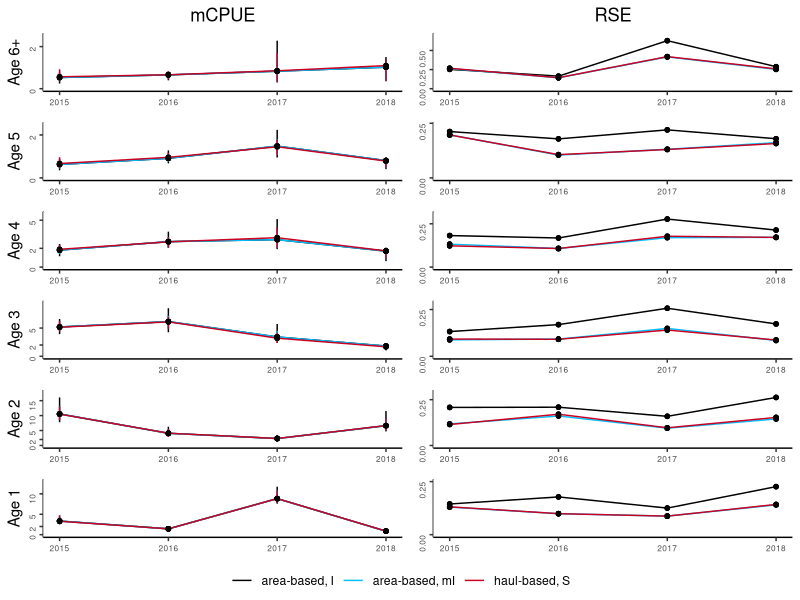
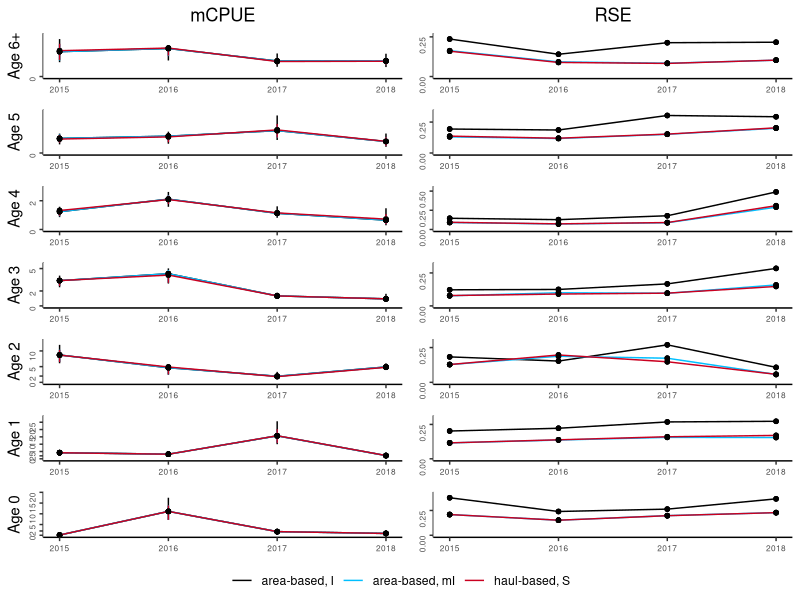
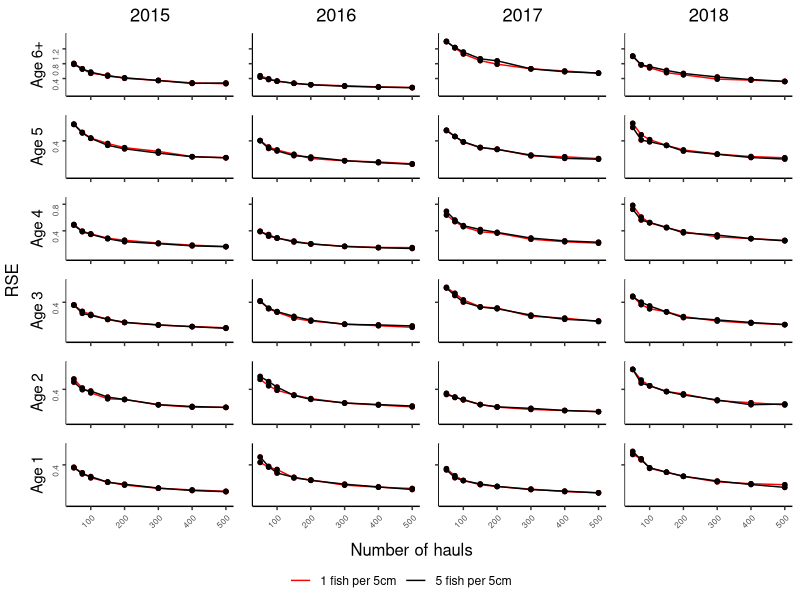
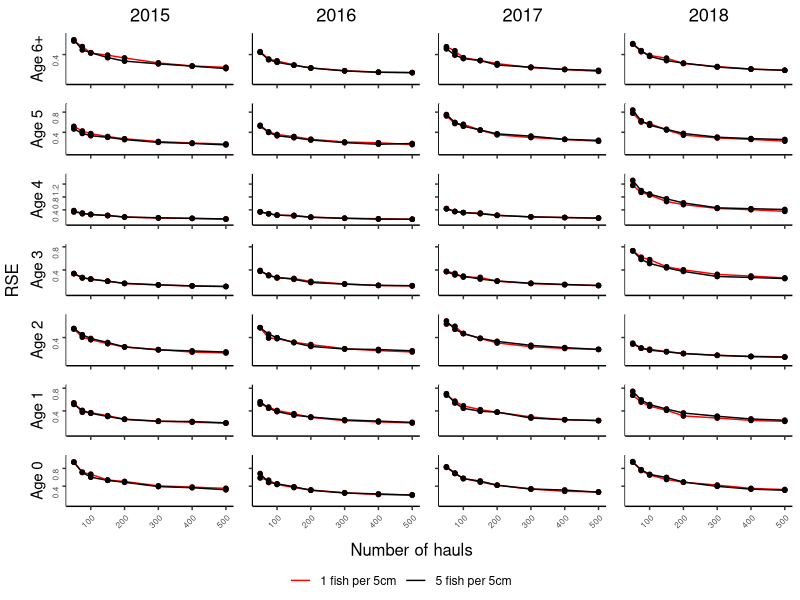
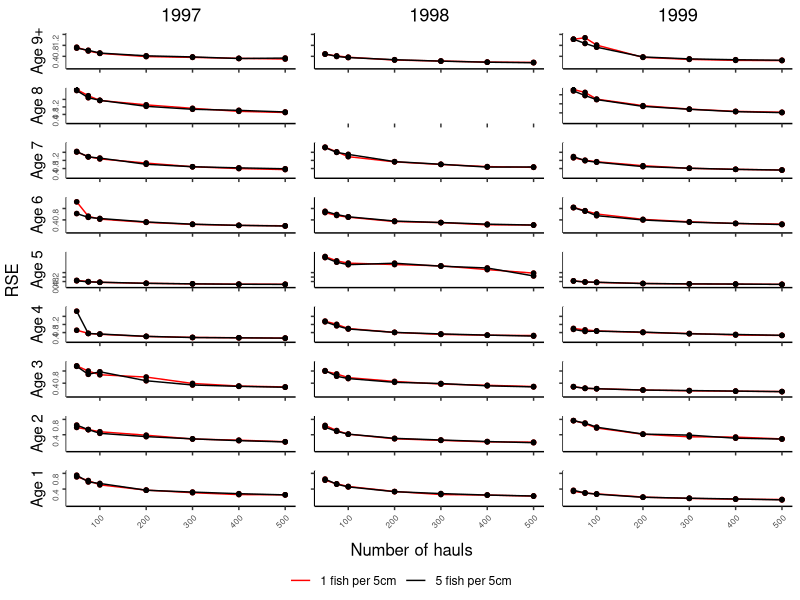
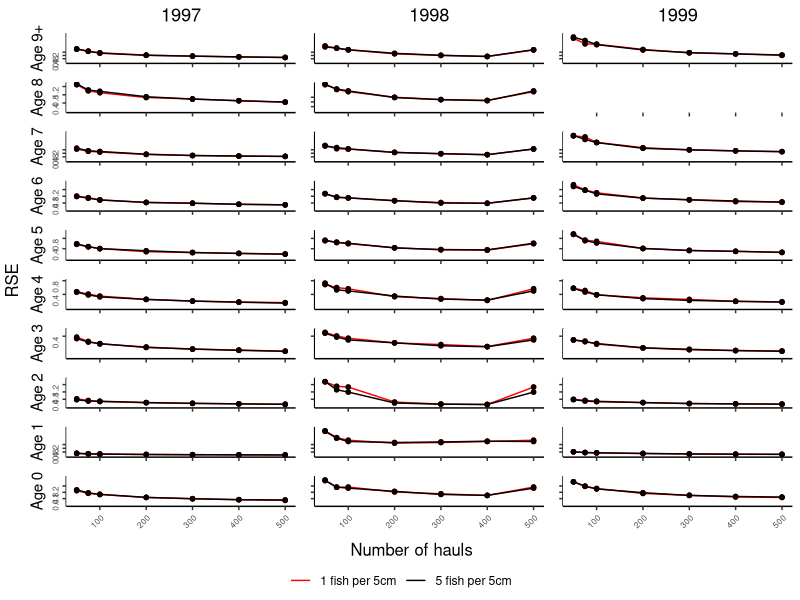

Here is the R script that generated these plots, in order:
#
# Example of tabulated plot inspired by Gerritsen et al. 2006
#

library(ggplot2)
library(grid)
library(gridExtra)
library(egg)

#' @noRd
makeColorMap <- function(columns, color){
  colors <- as.list(rep(color, length(columns)))
  names(colors) <- columns
  return(colors)
}

#' @noRd
panelPlotOverlay <- function(plotData, columnGroups, xVariable, yVariable, yVariableUpper, yVariableLower, xlimrow, ylimcol, showX=F, showY=F, ylabel="", basetheme=NULL, titletext="", pointcol=NULL, linecol=NULL, errorcol=NULL, tickmarks=NULL){

  panelplot <- ggplot(plotData, aes_string(x=xVariable, y=yVariable)) + xlim(xlimrow) + ylab(ylabel) + ylim(ylimcol)

  cols <- unique(plotData[,columnGroups])
  for (col in cols){
    colData <- plotData[plotData[,columnGroups] == col,]
    if (!is.null(yVariableUpper) & !is.null(yVariableLower)){
      panelplot <- panelplot + geom_linerange(data=colData, aes_string(ymin=yVariableLower, ymax=yVariableUpper), color=errorcol[[col]])
    }
    #points and lines
    if (nrow(colData) == 0){
      panelplot <- panelplot + geom_blank()
    }
    else{
      panelplot <- panelplot + geom_line(data=colData, aes_string(color=columnGroups)) + geom_point(shape=20, size=2, color=pointcol[[col]]) + scale_color_manual(values = unlist(linecol))
    }

    if (!is.null(title) & col == cols[1]){
      panelplot <- panelplot + ggtitle(titletext)
    }

  }

  panelplot <- panelplot + basetheme()
  panelplot <- panelplot + theme(panel.grid.minor = element_blank(), panel.grid.major = element_blank())
  if (!is.null(tickmarks)){
    panelplot <- panelplot + scale_y_continuous(breaks=tickmarks, limits = ylimcol)
  }
  if (!showX){
    panelplot <- panelplot + theme(axis.title.x = element_blank(), axis.text.x=element_blank())
  }
  else{
    panelplot <- panelplot + theme(axis.title.x = element_blank())
  }

  if (!showY){
    panelplot <- panelplot + theme(axis.title.y = element_blank(), axis.text.y=element_blank())
  }

  return(panelplot)
}


#' Table plot
#' @description
#'  makes a tabulated plot of estimates grouped by two covariates, one for columns, one for rows. axes of all plots are the same variables.
#' @details
#' @param data data.table() with data, must contain columns identified by parameters 'columnGroups', 'rowGroups', 'xVariable' and 'yVariable'
#' @param columnGroups character() identifies column in data that identifies the grouping used for columns in the plot
#' @param rowGRoups character() identifies column in data that identifies the grouping used for rows in the plot
#' @param xVariable character() identifies column in data containting variable to be used for x-axis
#' @param yVariable character() identifies column in data containing variable to be used for y-axis
#' @param overlayGroups character() identifies column in data specifying the groups to be overlayed
#' @param ylab character(), optional, label for y-axis, if not provided 'yVariable' will be used.
#' @param ymin numeric(), optional, lower bounds of y axis, if not NULL y axis will be adopted to data for each column
#' @param ymax numeric(), optional, upper bounds of y axis, if not provided y axis will be adopted to data for each column
#' @param xlim vector, optional, lower and upper bounds of x axis, if not provided y axis will be adapted to data for each row
#' @param pointcol character() or named list mapping the values in data[,columnGroups] to colors, color of points in plots
#' @param linecol character() or named list mapping the values in data[,columnGroups] to colors color of connecting lines in plots
#' @param errorcol character() or named list mapping the values in data[,columnGroups] to colors color of error bars
#' @param tickmarks numeric() specifies tickmarks for y-axis
#' @param basetheme ggplot2 - theme function to use for plotting. Default adjusts y-axis label alignments to account for variable width of tick-labels.
#' @param reverseX logical() whether to reverse X axes
#' @param hLineCol character() specify any column that should be used for horisontal reference lines
stackedPanelsOverlay <- function(data, columnGroups, rowGroups, xVariable, yVariable, overlayGroups, ylab=NULL, xlab=NULL, xlim=NULL, ymin=0, ymax=NULL, pointcol="black", linecol="#cb181d", errorcol="#cb181d", tickmarks=NULL, basetheme=function(x){ggplot2::theme_classic() + theme(plot.title = element_text(hjust = 0.5), axis.text.y = element_text(angle = 90, hjust = 1, size=6))}, reverseX=F, hLineCol=NULL){

  if(is.numeric(columnGroups) | is.numeric(rowGroups)){
    stop("ColumnGroups and rowGroups can not be numeric variables. Covert with as.character()")
  }

  if (!all(c(columnGroups, rowGroups, xVariable, yVariable) %in% names(data))){
    stop("Some arguments (columnGroups, rowGroups, xVariable, yVariable) not found in data.")
  }

  if (any(is.na(data[,c(columnGroups, rowGroups, xVariable)]))){
    stop("NAs in grouping variables or x variable")
  }

  if (is.null(ylab)){
    ylab <- yVariable
  }

  if (is.null(xlab)){
    xlab <- xVariable
  }

  rows <- sort(unique(unlist(data[,rowGroups])), decreasing = T)
  cols <- sort(unique(unlist(data[,columnGroups])))
  og <- sort(unique(unlist(data[,overlayGroups])))
  if (is.character(linecol)){
    linecol <- makeColorMap(og, linecol)
  }
  if (is.character(pointcol)){
    pointcol <- makeColorMap(og, pointcol)
  }
  if (is.character(errorcol)){
    errorcol <- makeColorMap(og, errorcol)
  }

  panels <- list()
  for (row in rows){

    #determine ylims if necessary
    minvar <- yVariable
    miny <- ymin
    if (is.null(miny)){
      miny <- min(data[data[,rowGroups] == row,minvar])
      miny <- miny - abs(miny) * .1
    }

    maxvar <- yVariable
    maxy <- ymax
    if (is.null(maxy)){
      maxy <- max(data[data[,rowGroups] == row,maxvar])
      maxy <- maxy + abs(maxy) * .1
    }
    ylimcol <- c(miny, maxy)

    for (col in cols){
      xlimrow <- xlim
      if (is.null(xlimrow)){
        xlimrow <- c(min(data[data[,columnGroups] == col,xVariable]), max(data[data[,columnGroups] == col,xVariable]))
      }

      title <- NULL
      if (row == rows[1]){
        title = col
      }

      plotdata <- data[data[,columnGroups] == col & data[,rowGroups] == row,]

      referenceline <- NULL
      if (!is.null(hLineCol)){
        stopifnot(length(unique(unlist(plotdata[,hLineCol])))==1)
        referenceline <- unlist(plotdata[,hLineCol])[1]
      }

      panel <- panelPlotOverlay(plotdata, overlayGroups, xVariable, yVariable, yVariableUpper=NULL, yVariableLower=NULL, xlimrow, ylimcol, showX=(row == rows[length(rows)]), showY=(col == cols[1]), ylabel=row, basetheme=basetheme, title=title, pointcol=pointcol, linecol=linecol, errorcol=errorcol, tickmarks=tickmarks)
      panel <- panel + theme(legend.position="none")
      panels[[paste(row, col, sep="/")]] <- panel

    }
  }

  g <- ggplotGrob(panels[[1]] + theme(legend.position="bottom", legend.title = element_blank()))$grobs
  legend <- g[[which(sapply(g, function(x) x$name) == "guide-box")]]
  lheight <- sum(legend$height)
  grid.arrange(
    ggarrange(
      plots=panels,
      nrow=length(rows),
      left=ylab,
      bottom=xlab,draw=F
    ),
    legend,
    ncol = 1,
    heights = unit.c(unit(1, "npc") - lheight, lheight))
}

#' Makes Two column plot-table
#' Same x-axis, and row-categories, but two different y-axis for the different groups.
#' values for each of the column groups are plotted on top of each other in the column to the right for yvariable1
#' values for each of the column groups are plotted on top of each other in the column to the left for yvariable2
overlayedColumnPlot <- function(data, columnGroups, rowGroups, xVariable, yVariable1, yVariable2, yVariable1Lower=NULL, yVariable1Upper=NULL, yVariable2Lower=NULL, yVariable2Upper=NULL, ylab1=NULL, ylab2=NULL, xlab=NULL, xlim=NULL, ymin1=0, ymin2=0, ymax1=NULL, ymax2=NULL, pointcol="black", linecol="#cb181d", errorcol="#cb181d", tickmarksY1=NULL, tickmarksY2=NULL, basetheme=function(x){ggplot2::theme_classic() + theme(plot.title = element_text(hjust = 0.5), axis.text.y = element_text(angle = 90, hjust = 1, size=6), axis.text.x=element_text(size=6))}){
  if(is.numeric(columnGroups) | is.numeric(rowGroups)){
    stop("ColumnGroups and rowGroups can not be numeric variables. Covert with as.character()")
  }

  if (!all(c(columnGroups, rowGroups, xVariable, yVariable1, yVariable2) %in% names(data))){
    stop("Some arguments (columnGroups, rowGroups, xVariable, yVariable1, yvaraible2) not found in data.")
  }

  if (any(is.na(data[,c(columnGroups, rowGroups, xVariable)]))){
    stop("NAs in grouping variables or x variable")
  }

  if (is.null(yVariable1Upper) + is.null(yVariable1Lower) == 1){
    stop("Provide either both yVariableUpper and yVariableLower, or neither of them")
  }
  if (is.null(yVariable2Upper) + is.null(yVariable2Lower) == 1){
    stop("Provide either both yVariableUpper and yVariableLower, or neither of them")
  }

  if (is.null(ylab1)){
    ylab1 <- yVariable1
  }
  if (is.null(ylab2)){
    ylab2 <- yVariable2
  }

  if (is.null(xlab)){
    xlabel <- xVariable
  }
  else{
    xlabel <- xlab
  }

  rows <- sort(unique(unlist(data[,rowGroups])), decreasing = T)
  cols <- sort(unique(unlist(data[,columnGroups])))

  if (is.character(linecol)){
    linecol <- makeColorMap(cols, linecol)
  }
  if (is.character(pointcol)){
    pointcol <- makeColorMap(cols, pointcol)
  }
  if (is.character(errorcol)){
    errorcol <- makeColorMap(cols, errorcol)
  }

  panels <- list()
  for (row in rows){

    #determine ylims for yVariable1 if necessary
    minvar1 <- yVariable1
    if (!is.null(yVariable1Lower)){
      minvar1 <- yVariable1Lower
    }
    miny1 <- ymin1
    if (is.null(miny1)){
      miny1 <- min(data[data[,rowGroups] == row,minvar1])
      miny1 <- miny1 - abs(miny1) * .1
    }

    maxvar1 <- yVariable1
    if (!is.null(yVariable1Upper)){
      maxvar1 <- yVariable1Upper
    }
    maxy1 <- ymax1
    if (is.null(maxy1)){
      maxy1 <- max(data[data[,rowGroups] == row,maxvar1])
      maxy1 <- maxy1 + abs(maxy1) * .1
    }
    ylim1col <- c(miny1, maxy1)


    #determine ylims for yVariable2 if necessary
    minvar2 <- yVariable2
    if (!is.null(yVariable2Lower)){
      minvar2 <- yVariable2Lower
    }
    miny2 <- ymin2
    if (is.null(miny2)){
      miny2 <- min(data[data[,rowGroups] == row,minvar2])
      miny2 <- miny2 - abs(miny2) * .1
    }

    maxvar2 <- yVariable2
    if (!is.null(yVariable2Upper)){
      maxvar2 <- yVariable2Upper
    }
    maxy2 <- ymax2
    if (is.null(maxy2)){
      maxy2 <- max(data[data[,rowGroups] == row,maxvar2])
      maxy2 <- maxy2 + abs(maxy2) * .1
    }
    ylim2col <- c(miny2, maxy2)

    #get x-axis and title params
    xlimrow <- xlim
    if (is.null(xlimrow)){
      xlimrow <- c(min(data[,xVariable]), max(data[,xVariable]))
    }

    title1 <- NULL
    if (row == rows[1]){
      title1 = yVariable1
    }
    title2 <- NULL
    if (row == rows[1]){
      title2 = yVariable2
    }

    plotdata <- data[data[,rowGroups] == row,]
    #plot yvar1
    panel <- panelPlotOverlay(plotdata, columnGroups, xVariable, yVariable1, yVariable1Upper, yVariable1Lower, xlimrow, ylim1col, showX=T, showY=T, ylabel=row, basetheme=basetheme, title=title1, pointcol=pointcol, linecol=linecol, errorcol=errorcol, tickmarks=tickmarksY1)
    panel <- panel + theme(legend.position="none")
    panels[[paste(row, "yvar1", sep="/")]] <- panel

    #plot yvar2
    panel <- panelPlotOverlay(plotdata, columnGroups, xVariable, yVariable2, yVariable2Upper, yVariable2Lower, xlimrow, ylim2col, showX=T, showY=T, ylabel=NULL, basetheme=basetheme, title=title2, pointcol=pointcol, linecol=linecol, errorcol=errorcol, tickmarks=tickmarksY2)
    panel <- panel + theme(legend.position="none")
    panels[[paste(row, "yvar2", sep="/")]] <- panel

  }


  g <- ggplotGrob(panels[[1]] + theme(legend.position="bottom", legend.title = element_blank()))$grobs
  legend <- g[[which(sapply(g, function(x) x$name) == "guide-box")]]
  lheight <- sum(legend$height)
  grid.arrange(
    ggarrange(
      plots=panels,
      nrow=length(rows),
      left=ylab,
      bottom=xlab,draw=F
    ),
    legend,
    ncol = 1,
    heights = unit.c(unit(1, "npc") - lheight, lheight))

}

warning("Change file reference to package location")
warning("Check which CI to use")
warning("Check axis labels")


#
# compare the estimated mCPUE from the two ALKs for each age group (showing confidence intervals)
#

alkresult <- read.csv("data/ALKs_results.csv", sep=";", stringsAsFactors = F, dec = ",", na.strings = c("#N/A"))

areab <- alkresult$ALK %in% "area based"
haulb <- alkresult$ALK %in% "haul based"
alkresult[areab,5] <- "area-based"
alkresult[haulb,5] <- "haul-based"


alkresult$bs <- NULL
alkresult[alkresult$Bootstrap=="Stratified", "bs"] <- "S"
alkresult[alkresult$Bootstrap=="ICES-IBTS", "bs"] <- "I"
alkresult[alkresult$Bootstrap=="Modified-ICES", "bs"] <- "mI"
alkresult$ALKm <- paste(alkresult$ALK, alkresult$bs, sep=", ")
alkresult$age <- paste("Age", alkresult$age)
alkresult$RSE <- alkresult$sd / alkresult$mCPUE


estimator_colors <- list()
estimator_colors[["area-based, I"]] <- "#000000"   # "#92c5de"
estimator_colors[["area-based, mI"]] <-"#00BFFF"  #"#0000CD"  #"#0571b0"
estimator_colors[["haul-based, S"]] <- "#ca0020"

####
# Plot 1
# Using Q1 and all years
#
#

#path= "G:/DOCUMENTS/IBTSgithub3/New-IBTS-Project/TestPackage/ices/figures/"
alkq1 <- alkresult[alkresult$Quarter=="Q1",]
alkq1 <- alkq1[alkq1$age != "Age 0",]
pdf(file = "ices/figures/ALK_Bootstrap_Plots_Edvin/mCpueRseQ1.pdf", width=3.35, onefile = F) #85mm in inches (3.35) or 170mm (6.69 inches)
overlayedColumnPlot(data = alkq1, columnGroups = "ALKm", rowGroups = "age", xVariable = "Year", yVariable1 = "mCPUE", yVariable2 = "RSE", yVariable1Lower = "Q025", yVariable1Upper = "Q975", tickmarksY1 = c(0,2,5,10,15,20,25), tickmarksY2=c(0,.25,.5,.75,1,1.25,1.5), pointcol = "black", linecol = estimator_colors, errorcol = estimator_colors)
dev.off()

####
# Plot 2 - for supplementary
# As plot 1, but for Q3, retaining age group 0
# Using Q3 and all years
alkq3 <- alkresult[alkresult$Quarter=="Q3",]
pdf(file = "ices/figures/ALK_Bootstrap_Plots_Edvin/suppMatMcpueRseQ3.pdf", width=3.35, onefile = F) #85mm in inches
overlayedColumnPlot(data = alkq3, columnGroups = "ALKm", rowGroups = "age", xVariable = "Year", yVariable1 = "mCPUE", yVariable2 = "RSE", yVariable1Lower = "Q025", yVariable1Upper = "Q975", tickmarksY1 = c(0,2,5,10,15,20,25), tickmarksY2=c(0,.25,.5,.75,1,1.25,1.5), pointcol = "black", linecol = estimator_colors, errorcol = estimator_colors)
dev.off()


####
# Plot 7
# overlay 1 and 5 for otholith per 5 cm

resamplingCol <- list()
resamplingCol[["1 fish per 5cm"]] <- "red"
resamplingCol[["5 fish per 5cm"]] <- "black"

resamplingOtolithsAndHauls <- read.csv("OtolithsAndHauls_Results_2015_2018/OtolAndHaul_1_5_per_5cm_areaBased2015_2018.csv", sep=";", stringsAsFactors = F, na.strings=c("NA"))
oneFish <- resamplingOtolithsAndHauls$Otolith_per5cm %in% 1
fiveFish <- resamplingOtolithsAndHauls$Otolith_per5cm %in% 5
resamplingOtolithsAndHauls[oneFish,5] <- "1 fish per 5cm"
resamplingOtolithsAndHauls[fiveFish,5] <- "5 fish per 5cm"

resamplingOtolithsAndHauls$cv <- resamplingOtolithsAndHauls$sd / resamplingOtolithsAndHauls$bootstrapMean
resamplingOtolithsAndHauls$age <- paste("Age", resamplingOtolithsAndHauls$age)
resamplingOtolithsAndHauls$Year <- as.character(resamplingOtolithsAndHauls$Year)
resamplingOtolithsAndHauls$Otolith_per5cm <- as.character(resamplingOtolithsAndHauls$Otolith_per5cm)
resamplingOtolithsAndHaulsQ1 <- resamplingOtolithsAndHauls[resamplingOtolithsAndHauls$Quarter=="Q1",]
resamplingOtolithsAndHaulsQ1 <- resamplingOtolithsAndHaulsQ1[resamplingOtolithsAndHaulsQ1$age != "Age 0",]

pdf(file = "ices/figures/ALK_Bootstrap_Plots_Edvin/resamplingAgeAndHaulsQ1.pdf", width=3.35, onefile = F) #85mm in inches
stackedPanelsOverlay(data = resamplingOtolithsAndHaulsQ1, columnGroups = "Year", rowGroups = "age", xVariable = "N", yVariable = "cv", overlayGroups="Otolith_per5cm", xlab="Number of hauls", ylab="RSE", ymin=0, pointcol = resamplingCol, linecol = resamplingCol, errorcol = resamplingCol, tickmarks = c(.4,.8,1.2), basetheme=function(x){ggplot2::theme_classic() + theme(plot.title = element_text(hjust = 0.5), axis.text.y = element_text(angle = 90, hjust = 1, size=6), axis.text.x = element_text(angle = 45, hjust = 1, size=6))})
dev.off()

####
# Plot 8 - supplementary
# Like plot 7, but for Q3 and including aGE GROUP 0
resamplingOtolithsAndHaulsQ3 <- resamplingOtolithsAndHauls[resamplingOtolithsAndHauls$Quarter=="Q3",]
pdf(file = "ices/figures/ALK_Bootstrap_Plots_Edvin/suppMatResamplingAgeAndHaulsQ3.pdf", width=3.35, onefile = F) #85mm in inches
stackedPanelsOverlay(data = resamplingOtolithsAndHaulsQ3, columnGroups = "Year", rowGroups = "age", xVariable = "N", yVariable = "cv", overlayGroups="Otolith_per5cm", xlab="Number of hauls", ylab="RSE", ymin=0, pointcol = resamplingCol, linecol = resamplingCol, errorcol = resamplingCol, tickmarks = c(.4,.8,1.2), basetheme=function(x){ggplot2::theme_classic() + theme(plot.title = element_text(hjust = 0.5), axis.text.y = element_text(angle = 90, hjust = 1, size=6), axis.text.x = element_text(angle = 45, hjust = 1, size=6))})
dev.off()

####
# Plot 9  - supplementary
# Like plot 7, but for 1997 - 1999
resamplingOtolithsAndHauls <- read.csv("OtolithsAndHauls_Results_1997_1999/OtolAndHaul_1_5_per_5cm_areaBased1997_1999.csv", sep=";", stringsAsFactors = F, na.strings=c("NA"))
oneFish <- resamplingOtolithsAndHauls$Otolith_per5cm %in% 1
fiveFish <- resamplingOtolithsAndHauls$Otolith_per5cm %in% 5
resamplingOtolithsAndHauls[oneFish,6] <- "1 fish per 5cm"
resamplingOtolithsAndHauls[fiveFish,6] <- "5 fish per 5cm"

resamplingOtolithsAndHauls$cv <- resamplingOtolithsAndHauls$sd / resamplingOtolithsAndHauls$bootstrapMean
resamplingOtolithsAndHauls$age <- paste("Age", resamplingOtolithsAndHauls$age)
resamplingOtolithsAndHauls$Year <- as.character(resamplingOtolithsAndHauls$Year)
resamplingOtolithsAndHauls$Otolith_per5cm <- as.character(resamplingOtolithsAndHauls$Otolith_per5cm)
resamplingOtolithsAndHaulsQ1 <- resamplingOtolithsAndHauls[resamplingOtolithsAndHauls$Quarter=="Q1",]
resamplingOtolithsAndHaulsQ1 <- resamplingOtolithsAndHaulsQ1[resamplingOtolithsAndHaulsQ1$age != "Age 0",]

pdf(file = "ices/figures/ALK_Bootstrap_Plots_Edvin/suppMatResamplingAgeAndHaulsQ197-99.pdf", width=3.35, onefile = F) #85mm in inches
stackedPanelsOverlay(data = resamplingOtolithsAndHaulsQ1, columnGroups = "Year", rowGroups = "age", xVariable = "N", yVariable = "cv", overlayGroups="Otolith_per5cm", xlab="Number of hauls", ylab="RSE", ymin=0, pointcol = resamplingCol, linecol = resamplingCol, errorcol = resamplingCol, tickmarks = c(.4,.8,1.2), basetheme=function(x){ggplot2::theme_classic() + theme(plot.title = element_text(hjust = 0.5), axis.text.y = element_text(angle = 90, hjust = 1, size=6), axis.text.x = element_text(angle = 45, hjust = 1, size=6))})
dev.off()


####
# Plot 10  - supplementary
# Like plot 9, but for Q3 and including age group 0

resamplingOtolithsAndHaulsQ3 <- resamplingOtolithsAndHauls[resamplingOtolithsAndHauls$Quarter=="Q3",]
pdf(file = "ices/figures/ALK_Bootstrap_Plots_Edvin/suppMatResamplingAgeAndHaulsQ397-99.pdf", width=3.35, onefile = F) #85mm in inches
stackedPanelsOverlay(data = resamplingOtolithsAndHaulsQ3, columnGroups = "Year", rowGroups = "age", xVariable = "N", yVariable = "cv", overlayGroups="Otolith_per5cm", xlab="Number of hauls", ylab="RSE", ymin=0, pointcol = resamplingCol, linecol = resamplingCol, errorcol = resamplingCol, tickmarks = c(.4,.8,1.2), basetheme=function(x){ggplot2::theme_classic() + theme(plot.title = element_text(hjust = 0.5), axis.text.y = element_text(angle = 90, hjust = 1, size=6), axis.text.x = element_text(angle = 45, hjust = 1, size=6))})
dev.off()
